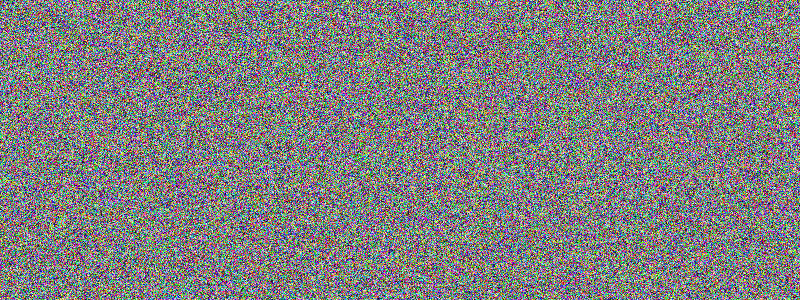
Frame 1 (no input)
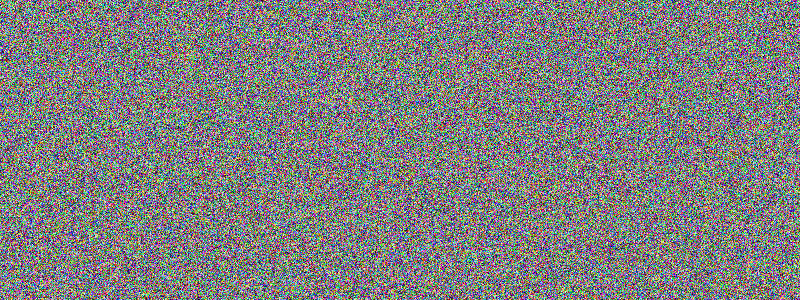
Frame 60 (the mouse pressed at the canvas centre just before this capture)
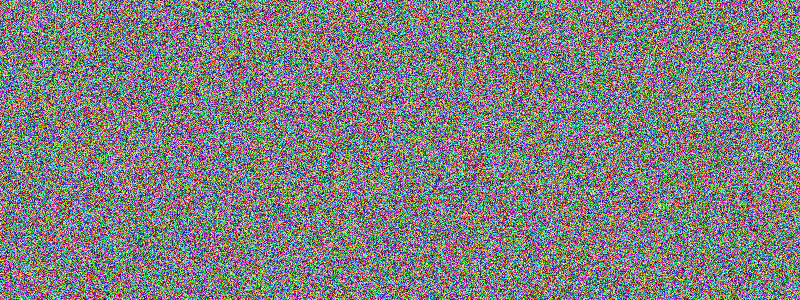
Frame 120 (the mouse held since frame 60 and released just before this capture)

The Processing sketch that drew these frames (run headless with seeded random() and noise(); from frame 60 on, the mouse is pressed at the canvas centre):

// Processing sketch: processing_147005
// ── processing_147005.pde

void setup() {
  size(800, 300); 
}

void randomBackground() {
 loadPixels();
 for (int i = 0; i < pixels.length; i++) {
  float rand_red = random(255);
  float rand_green = random(255);
  float rand_blue = random(255);
  color c = color(rand_red, rand_green, rand_blue);
  pixels[i] = c;
 } 
 updatePixels();
}
// When we are finished dealing with pixels

void draw() {
 randomBackground(); 
}
